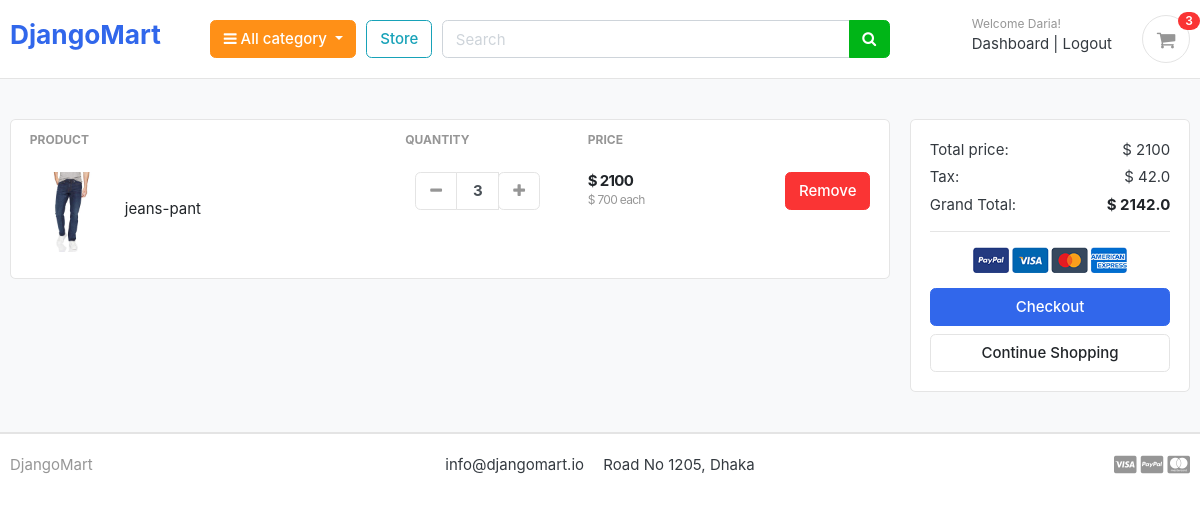
The app's page /cart/ (signed in) with its own data.
### accounts/models.py (models this page shows, shortened)
class Account(AbstractBaseUser):
    first_name      = models.CharField(max_length=50)
    last_name       = models.CharField(max_length=50)
    username        = models.CharField(max_length=50, unique=True)
    email           = models.EmailField(max_length=100, unique=True)
    phone_number    = models.CharField(max_length=50)
    date_joined     = models.DateTimeField(auto_now_add=True)
    last_login      = models.DateTimeField(auto_now=True)
    is_admin        = models.BooleanField(default=False)
    is_staff        = models.BooleanField(default=False)
    is_active        = models.BooleanField(default=False)
    is_superadmin        = models.BooleanField(default=False)
    USERNAME_FIELD = 'email'
    REQUIRED_FIELDS = ['username', 'first_name', 'last_name']
    objects = MyAccountManager()

### cart/models.py (models this page shows, shortened)
class CartItem(models.Model):
    user = models.ForeignKey(Account, on_delete=models.CASCADE, null=True)
    product = models.ForeignKey(Product, on_delete=models.CASCADE)
    cart    = models.ForeignKey(Cart, on_delete=models.CASCADE, null=True)
    quantity = models.IntegerField()
    is_active = models.BooleanField(default=True)
    def sub_total(self):
        return self.product.price * self.quantity

### store/models.py (models this page shows, shortened)
class Product(models.Model):
    product_name    = models.CharField(max_length=200, unique=True)
    slug            = models.SlugField(max_length=200, unique=True)
    description     = models.TextField(max_length=500, blank=True)
    price           = models.IntegerField()
    images          = models.ImageField(upload_to='photos/products')
    stock           = models.IntegerField()
    is_available    = models.BooleanField(default=True)
    category        = models.ForeignKey(Category, on_delete=models.CASCADE)
    created_date    = models.DateTimeField(auto_now_add=True)
    modified_date   = models.DateTimeField(auto_now=True)
    def get_url(self):
        return reverse('product_detail', args=[self.category.slug, self.slug])

### cart/views.py (the view)
# urls.py: path('', views.cart, name='cart'),
def cart(request, total=0, quantity=0, cart_items=None):
    try:
        tax = 0
        grand_total = 0
        if request.user.is_authenticated:
            cart_items = CartItem.objects.filter(user=request.user, is_active=True)
        else:
            cart = Cart.objects.get(cart_id=_cart_id(request))
            cart_items = CartItem.objects.filter(cart=cart, is_active=True)
        for cart_item in cart_items:
            total += (cart_item.product.price * cart_item.quantity)
            quantity += cart_item.quantity
        tax = (2 * total)/100
        grand_total = total + tax
    except ObjectDoesNotExist:
        pass #just ignore
    context = {
        'total': total,
        'quantity': quantity,
        'cart_items': cart_items,
        'tax'       : tax,
        'grand_total': grand_total,
    }
    return render(request, 'cart/cart.html', context)

### cart/context_processors.py (called while the page is built)
def counter(request):
    cart_count = 0
    if 'admin' in request.path:
        return {}
    else:
        try:
            cart = Cart.objects.filter(cart_id=_cart_id(request))
            if request.user.is_authenticated:
                cart_items = CartItem.objects.all().filter(user=request.user)
            else:
                cart_items = CartItem.objects.all().filter(cart=cart[:1])
            for cart_item in cart_items:
                cart_count += cart_item.quantity
        except Cart.DoesNotExist:
            cart_count = 0
    return dict(cart_count=cart_count)

### cart/views.py (called while the page is built)
def _cart_id(request):
    cart = request.session.session_key
    if not cart:
        cart = request.session.create()
    return cart

### category/context_processors.py (called while the page is built)
def menu_links(request):
    links = Category.objects.all()
    return dict(links=links)

### category/models.py (called while the page is built)
    def get_url(self):
        return reverse('products_by_category', args=[self.slug])

### cart/templates/cart/cart.html (shortened to what this page needs)
{% extends 'base.html' %} {% load static %} {% block content %}
<section class="section-content padding-y bg">
  <div class="container">
    {% if not cart_items %}
    <h2 class="text-center">Your Shopping Cart is Empty</h2>
    <br />
    <div class="text-center">
      <a href="{% url 'store' %}" class="btn btn-primary">Continue Shopping</a>
    </div>
    {% else %}
    <div class="row">
      <aside class="col-lg-9">
        <div class="card">
          <table class="table table-borderless table-shopping-cart">
            <thead class="text-muted">
              <tr class="small text-uppercase">
                <th scope="col">Product</th>
                <th scope="col" width="120">Quantity</th>
                <th scope="col" width="120">Price</th>
                <th scope="col" class="text-right" width="200"></th>
              </tr>
            </thead>
            <tbody>
              {% for cart_item in cart_items %}
              <tr>
                <td>
                  <figure class="itemside align-items-center">
                    <div class="aside">
                      <img
                        src="{{ cart_item.product.images.url }}"
                        class="img-sm"
                      />
                    </div>
                    <figcaption class="info">
                      <a
                        href="{{ cart_item.product.get_url }}"
                        class="title text-dark"
                        >{{ cart_item.product.product_name }}</a
                      >
                    </figcaption>
                  </figure>
                </td>
                <td>
                  <div class="col">
                    <div class="input-group input-spinner">
                      <div class="input-group-prepend">
                        <a
                          href="{% url 'remove_cart_item' cart_item.product.id cart_item.id %}"
                          class="btn btn-light"
                          type="button"
                          id="button-plus"
                        >
                          <i class="fa fa-minus"></i>
                        </a>
                      </div>
                      <input
                        type="text"
                        class="form-control"
                        value="{{ cart_item.quantity }}"
                      />
                      <div class="input-group-append">
                        <form
                          action="{% url 'add_cart' cart_item.product.id %}"
                          method="POST"
                        >
                          <button
                            class="btn btn-light"
                            type="submit"
                            id="button-minus"
                          >
                            <i class="fa fa-plus"></i>
                          </button>
                        </form>
                      </div>
                    </div>
                  </div>
                </td>
                <td>
                  <div class="price-wrap">
                    <var class="price">$ {{ cart_item.sub_total }}</var>
                    <small class="text-muted">
                      $ {{ cart_item.product.price }} each
                    </small>
                  </div>
                </td>
                <td class="text-right">
                  <a
                    href="{% url 'remove_cart' cart_item.product.id cart_item.id %}"
                    onclick="return confirm('Are you sure you want to delete this item?')"
                    class="btn btn-danger"
                  >
                    Remove</a
                  >
                </td>
              </tr>
              {% endfor %}
            </tbody>
          </table>
        </div>
      </aside>
      <aside class="col-lg-3">
        <div class="card">
          <div class="card-body">
            <dl class="dlist-align">
              <dt>Total price:</dt>
              <dd class="text-right">$ {{total}}</dd>
            </dl>
            <dl class="dlist-align">
              <dt>Tax:</dt>
              <dd class="text-right">$ {{tax}}</dd>
            </dl>
            <dl class="dlist-align">
              <dt>Grand Total:</dt>
              <dd class="text-right text-dark b">
                <strong>$ {{grand_total}}</strong>
              </dd>
            </dl>
            <hr />
            <p class="text-center mb-3">
              <img
                src="{% static './images/misc/payments.png' %}"
                height="26"
              />
            </p>
            <a href="{% url 'checkout' %}" class="btn btn-primary btn-block">
              Checkout
            </a>
            <a href="{% url 'store' %}" class="btn btn-light btn-block"
              >Continue Shopping</a
            >
          </div>
        </div>
      </aside>
    </div>
    {% endif %}
  </div>
</section>
{% endblock %}

### templates/includes/navbar.html (shortened to what this page needs)
{% load static %}
<header class="section-header">
  <section class="header-main border-bottom">
    <div class="container">
      <div class="row align-items-center">
        <div class="col-lg-2 col-md-3 col-6">
          <a href="" class="brand-wrap">
            <h3>DjangoMart</h3>
          </a>
        </div>
        <div class="col-lg col-sm col-md col-6 flex-grow-0">
          <div class="category-wrap dropdown d-inline-block float-right">
            <button
              type="button"
              class="btn btn-warning dropdown-toggle"
              data-toggle="dropdown"
            >
              <i class="fa fa-bars"></i> All category
            </button>
          </div>
        </div>
        <a href="{% url 'store' %}" class="btn btn-outline-info">Store</a>
        <div class="col-lg col-md-6 col-sm-12 col">
          <form action="{% url 'search' %}" class="search" method="GET">
            <div class="input-group w-100">
              <input
                type="text"
                class="form-control"
                style="width: 60%"
                placeholder="Search"
                name="keyword"
              />
              <div class="input-group-append">
                <button class="btn btn-success" type="submit">
                  <i class="fa fa-search"></i>
                </button>
              </div>
            </div>
          </form>
        </div>
        <div class="col-lg-3 col-sm-6 col-8 order-2 order-lg-3">
          <div class="d-flex justify-content-end mb-3 mb-lg-0">
            {% if user.id is None %}
            <div class="widget-header">
              <small class="title text-muted">Welcome guest!</small>
              <div>
                <a href="{% url 'login' %}">Login</a>
                <span class="dark-transp"> | </span>
                <a href="{% url 'register' %}"> Register</a>
              </div>
            </div>
            {% else %}
            <div class="widget-header">
              <small class="title text-muted"
                >Welcome {{user.first_name}}!</small
              >
              <div>
                <a href="{% url 'dashboard' %}">Dashboard</a>
                <span class="dark-transp"> | </span>
                <a href="{% url 'logout' %}"> Logout</a>
              </div>
            </div>
            {% endif %}
            <a href="{% url 'cart' %}" class="widget-header pl-3 ml-3">
              <div class="icon icon-sm rounded-circle border">
                <i class="fa fa-shopping-cart"></i>
              </div>
              <span class="badge badge-pill badge-danger notify"
                >{{cart_count}}</span
              >
            </a>
          </div>
        </div>
      </div>
    </div>
  </section>
</header>

### static/css/ui.css (style rules this page uses)
html { font-family: "Inter", sans-serif; font-size: 15px; }
.price-wrap { letter-spacing: -0.7px; }
.icon-xs, .icon-sm, .icon-md, .icon-lg { display: inline-block; text-align: center; flex-shrink: 0; flex-grow: 0; }
.icon-sm { width: 48px; height: 48px; line-height: 48px !important; font-size: 20px; }
.img-xs, .img-sm, .img-md, .img-lg { -o-object-fit: cover; object-fit: cover; flex-shrink: 0; flex-grow: 0; }
.img-sm { width: 80px; height: 80px; }
.padding-y { padding-top: 40px; padding-bottom: 40px; }
var { font-style: normal; }
figure { margin-bottom: 0; }
.bg { background-color: #f8f9fa; }
.b { font-weight: 600; }
.header-main { position: relative; padding-top: 1rem; padding-bottom: 1rem; }
.widget-header { display: inline-block; vertical-align: middle; position: relative; }
.widget-header a { color: #343a40; }
.widget-header i { color: #969696; }
.widget-header .title { display: block; }
.widget-header .notify { position: absolute; top: -3px; right: -10px; }
.btn-light { background-color: #fff; border-color: #e4e4e4; }
.btn-light i { color: #969696; }
.itemside { position: relative; display: flex; width: 100%; }
.itemside .aside { position: relative; flex-shrink: 0; }
.itemside .info { padding-left: 15px; padding-right: 7px; }
.itemside .title { display: block; margin-bottom: 5px; color: #212529; }
[class*=dlist-] { margin-bottom: 5px; }
[class*=dlist-] dd { margin-bottom: 0; }
.dlist-align { display: flex; }
.dlist-align dt { width: 150px; word-wrap: break-word; font-weight: normal; }
.dlist-align dd { flex-grow: 1; }
.notify { position: absolute; top: -4px; right: -10px; display: inline-block; padding: 0.25em 0.6em; font-size: 12px; line-height: 1; text-align: center; border-radius: 3rem; color: #fff; background-color: #fa3434; }
.price { font-weight: 600; color: #212529; }
.input-spinner { width: 125px; flex-wrap: nowrap; display: inline-flex; vertical-align: middle; }
.input-spinner input.form-control { text-align: center; max-width: 46px; font-weight: bold; flex-basis: 46px; border-color: #e4e4e4; flex-grow: 0; }
.input-spinner .btn { width: 42px; text-align: center; padding-left: 0.5rem; padding-right: 0.5rem; }
.table-shopping-cart.table td, .table-shopping-cart.table th { padding-left: 1.25rem; padding-right: 1.25rem; }
.table-shopping-cart .price-wrap { line-height: 1.2; }
.table-shopping-cart .price { font-weight: bold; margin-right: 5px; display: block; }

### records on screen
Account: first_name "Daria"
CartItem: product.images (picture), product.product_name "jeans-pant", quantity "3", sub_total "2100", product.price "700"

### other values on screen
{{ cart_count }} "3"
{{ total }} "2100"
{{ tax }} "42.0"
{{ grand_total }} "2142.0"
